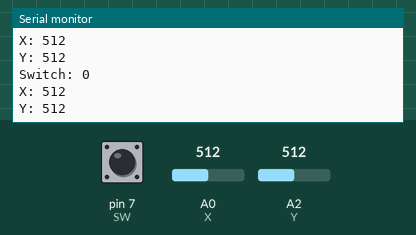
A sketch run on a simulated Arduino Uno, built with avr-gcc and run on an emulated ATmega328P. Parts: the last lines printed to the serial monitor. Inputs (shaded band) come from the test bench; at power-on: A0 (X) = 512, A2 (Y) = 512, pin 7 (SW) LOW.

Above: at 1.2 s.
1.3 s: A0 (X) set to 716
At 1.72 s:
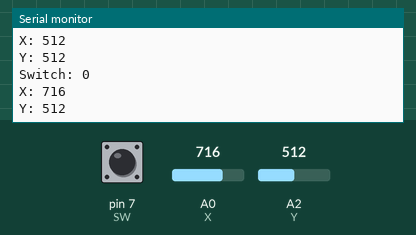
2.8 s: A2 (Y) set to 716
At 3.22 s:
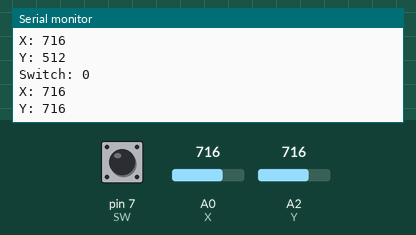
4.3 s: pin 7 (SW) pulled HIGH for 0.35 s
6.1 s: A0 (X) set to 900
At 6.53 s:
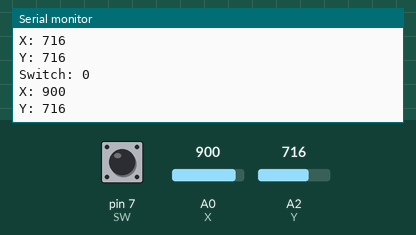
7.6 s: A2 (Y) set to 900
At 8.03 s:
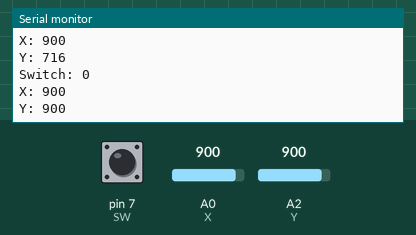
Timing chart, 0 to 10.1 s (numbered marks = the images above; inputs shaded):
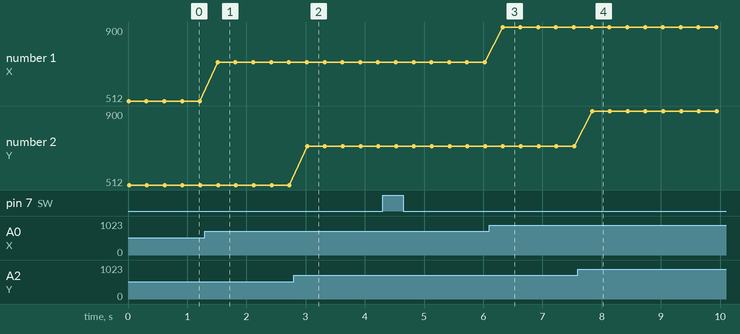

The sketch:

transmitter.ino
```cpp
const int X = 0;
const int Y = 2;
const int SW = 7;

void setup() {
  // put your setup code here, to run once:
  Serial.begin(9600);
  //pinMode(X, INPUT);
  //pinMode(Y, INPUT);
  pinMode(SW, INPUT);
  //digitalWrite(SW, HIGH);
}

void loop() {
  // put your main code here, to run repeatedly:
  Serial.print("Switch: ");
  Serial.print(digitalRead(SW));
  Serial.print("\n");
  Serial.print("X: ");
  Serial.print(analogRead(X));
  Serial.print("\n");
  Serial.print("Y: ");
  Serial.print(analogRead(Y));
  Serial.print("\n");
  delay(300);
}
```

Measured:
- after the input at 1.3 s, the serial monitor: prints a new line after 0.21 s (image 1)
- after the input at 2.8 s, the serial monitor: prints a new line after 0.23 s (image 2)
- after the input at 6.1 s, the serial monitor: prints a new line after 0.23 s (image 3)
- after the input at 7.6 s, the serial monitor: prints a new line after 0.24 s (image 4)
- plotted number 1: 512 → 716 after the input at 1.3 s, 716 → 900 after the input at 6.1 s
